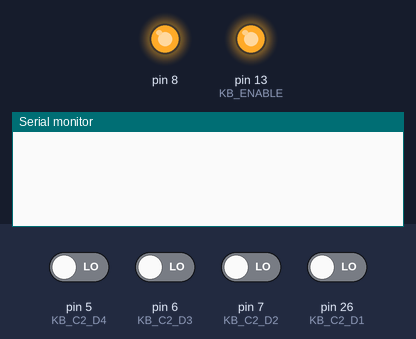
Bench run of a sketch on a simulated Arduino Leonardo, built for the host (arithmetic inside an expression is 32-bit, double 64-bit). On the bench: output pins drawn as LEDs (lit = HIGH), the last lines printed to the serial monitor. Inputs (shaded band) come from the test bench; at power-on: pin 5 (KB_C2_D4), pin 6 (KB_C2_D3), pin 7 (KB_C2_D2), pin 26 (KB_C2_D1) LOW. USB keyboard and mouse output is not drawn; pins used as bus, display or sensor lines are not drawn.

Above: at 1.2 s.
1.3 s: pin 5 (KB_C2_D4) driven HIGH
At 2.5 s:
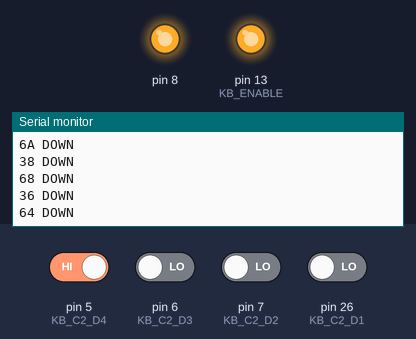
2.8 s: pin 6 (KB_C2_D3) driven HIGH
At 3.2 s:
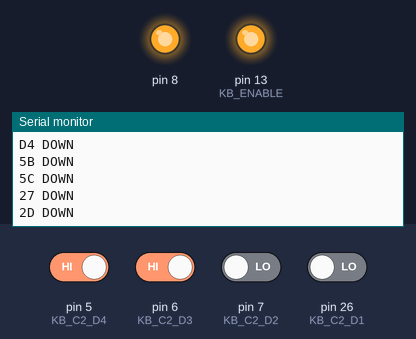
4.3 s: pin 7 (KB_C2_D2) driven HIGH
At 5.5 s:
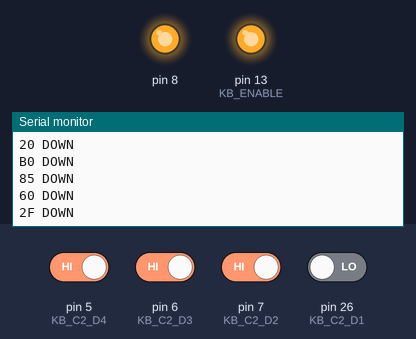
5.8 s: pin 5 (KB_C2_D4) driven LOW
At 6.7 s:
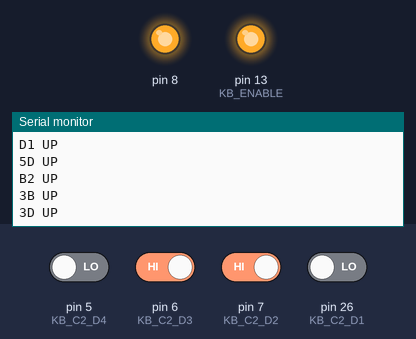
7.3 s: pin 6 (KB_C2_D3) driven LOW
At 7.8 s:
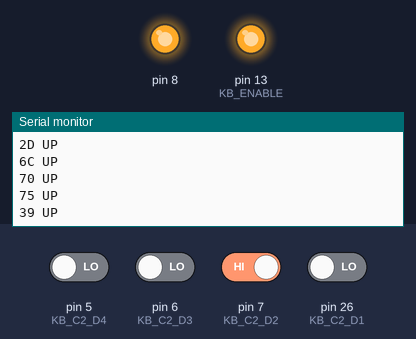
8.8 s: pin 7 (KB_C2_D2) driven LOW
At 10.1 s:
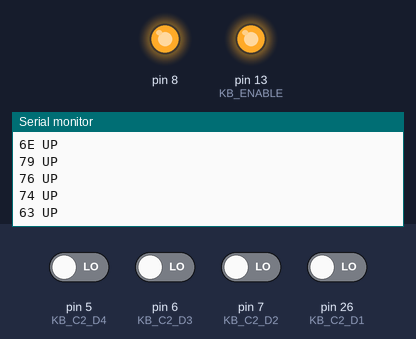
Timing chart, 0 to 11.3 s (numbered marks = the images above; inputs shaded):
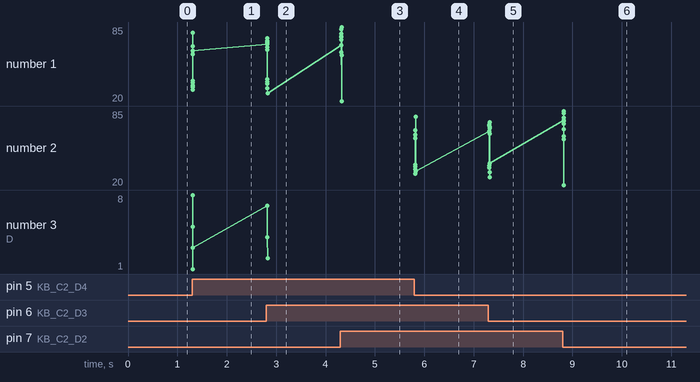

The sketch:

FamiKey.ino
```cpp
//#define USBCON


////////////////////////////////////////////////////////////////////////////////
// LIBRARY INCLUDES
////////////////////////////////////////////////////////////////////////////////
#include <Keyboard.h>
//#include <HID-Project.h>


////////////////////////////////////////////////////////////////////////////////
// CONFIG ALL THE THINGS
////////////////////////////////////////////////////////////////////////////////
#define KB_RESET    (11)
#define KB_COL_SEL  (12)
#define KB_ENABLE   (13)

#define KB_C2_D1    (26)
#define KB_C2_D2    ( 7)
#define KB_C2_D3    ( 6)
#define KB_C2_D4    ( 5)

#define COLUMNS     (18)
#define ROWS        ( 4)

#define DEBOUNCE    ( 5)


////////////////////////////////////////////////////////////////////////////////
// KEY CODE STATUS
////////////////////////////////////////////////////////////////////////////////
byte key_state[COLUMNS];
byte key_clean[COLUMNS * ROWS];


////////////////////////////////////////////////////////////////////////////////
// CUSTOM KEY CODES NOT DEFINED BY ARDUINO
////////////////////////////////////////////////////////////////////////////////
#ifndef KEY_KANA
#define KEY_KANA (0x88)
#endif


////////////////////////////////////////////////////////////////////////////////
// KEY CODES
////////////////////////////////////////////////////////////////////////////////
const byte KEYS[]={

  // COL 01
  KEY_F8,
  KEY_RETURN,
  '[',
  ']',

  // COL 02
  KEY_KANA,         // KANA
  KEY_RIGHT_SHIFT,
  '\\',             // ¥ |
  KEY_BACKSPACE,    // STOP

  // COL 03
  KEY_F7,
  '`',              // @
  '\'',             // :
  ';',              // ;

  // COL 04
  KEY_RIGHT_ALT,    // _
  '/',              // /
  '-',              // - =
  '=',              // ^

  // COL 05
  KEY_F6,
  'o',
  'l',
  'k',

  // COL 06
  '.',
  ',',
  'p',
  '0',

  // COL 07
  KEY_F5,
  'i',
  'u',
  'j',

  // COL 08
  'm',
  'n',
  '9',
  '8',

  // COL 09
  KEY_F4,
  'y',
  'g',
  'h',

  // COL 10
  'b',
  'v',
  '7',
  '6',

  // COL 11
  KEY_F3,
  't',
  'r',
  'd',

  // COL 12
  'f',
  'c',
  '5',
  '4',

  // COL 13
  KEY_F2,
  'w',
  's',
  'a',

  // COL 14
  'x',
  'z',
  'e',
  '3',

  // COL 15
  KEY_F1,
  KEY_ESC,
  'q',
  KEY_LEFT_CTRL,

  // COL 16
  KEY_LEFT_SHIFT,
  KEY_LEFT_GUI,   // GRPH
  '1',
  '2',

  // COL 17
  KEY_HOME,
  KEY_UP_ARROW,
  KEY_RIGHT_ARROW,
  KEY_LEFT_ARROW,

  // COL 18
  KEY_DOWN_ARROW,
  ' ',
  KEY_DELETE,
  KEY_INSERT
};


////////////////////////////////////////////////////////////////////////////////
// SLOW DOWN CLOCK PULSES TO NOT OVERWHELM THE YE OLD FAMICOM KEYBOARD!
// NOTE: lower delay values caused very frequent read errors from the keyboard
////////////////////////////////////////////////////////////////////////////////
void delayWrite(int pin, int value) {
  digitalWrite(pin, value);
  delayMicroseconds(50);
}


////////////////////////////////////////////////////////////////////////////////
// INIT ALL THE THINGS
////////////////////////////////////////////////////////////////////////////////
void setup() {
  // SETUP USB HID KEYBOARD
  Keyboard.begin();

  // ZERO OUT ALL EXISTING KEY STATES
  for (auto i=0; i<COLUMNS; i++) {
    key_state[i] = 0;
  }

  // ZERO OUT ALL DEBOUNCE DATA
  for (auto i=0; i<COLUMNS*ROWS; i++) {
    key_clean[i] = 0;
  }


  // FIXING HARDWARE BUGS
  pinMode(15, INPUT_PULLDOWN);
  pinMode(8,  OUTPUT);
  digitalWrite(8, HIGH);


  // SETUP DATA INPUT REGISTERS
  pinMode(KB_C2_D1,       INPUT_PULLDOWN);
  pinMode(KB_C2_D2,       INPUT_PULLDOWN);
  pinMode(KB_C2_D3,       INPUT_PULLDOWN);
  pinMode(KB_C2_D4,       INPUT_PULLDOWN);

  // SETUP CONTROL REGISTERS
  pinMode(KB_RESET,       OUTPUT);
  pinMode(KB_ENABLE,      OUTPUT);
  pinMode(KB_COL_SEL,     OUTPUT);

  // INITIALIZE KEYBOARD
  delayWrite(KB_RESET,    HIGH);
  delayWrite(KB_RESET,    LOW);
  delayWrite(KB_COL_SEL,  LOW);
  delayWrite(KB_ENABLE,   HIGH);
}


////////////////////////////////////////////////////////////////////////////////
// READ ME SOME BUTT-ONZ
////////////////////////////////////////////////////////////////////////////////
void loop() {
  byte new_state;
  byte col = 0;
  char buff[32];

  for (auto i=0; i<COLUMNS; i++) {
    new_state = digitalRead(KB_C2_D1) << 0
              | digitalRead(KB_C2_D2) << 1
              | digitalRead(KB_C2_D3) << 2
              | digitalRead(KB_C2_D4) << 3;

    // PROCESS KEY INPUT
    for (auto x=0; x<ROWS; x++) {
      byte *clean = &key_clean[(i * ROWS) + x];
      byte bit1   = (new_state    >> x) & 0x01;
      byte bit2   = (key_state[i] >> x) & 0x01;

      // KEY IS UNCHANGED, DO NOTHING
      if (bit1 == bit2) {
        *clean = 0;

      // KEY IS CHANGED,
      // DO SOMETHING IF CONSISTENT FOR (DEBOUNCE) "TICKS"
      // THIS THRESHOLD HANDLES THE "DEBOUNCE" MECHANIC
      } else if (++*clean >= DEBOUNCE) {
        *clean = 0;

        byte key_code = KEYS[(i << 2) + x];


        // KEY IS NOW PRESSED
        if (bit1) {
          Keyboard.press(key_code);
          key_state[i] |= (1 << x);

          sprintf(buff, "%02X DOWN\n", key_code);
          Serial.write(buff);


        // KEY IS RELEASED
        } else {
          Keyboard.release(key_code);
          key_state[i] &= ~(1 << x);

          sprintf(buff, "%02X UP\n", key_code);
          Serial.write(buff);
        }
      }
    }

    // TOGGLE COL SELECT PULSE LINE
    delayWrite(KB_COL_SEL, (++col & 0x01));
  }

  // RESET COLUMN
  delayWrite(KB_COL_SEL,  LOW);

  // RESET ROW
  delayWrite(KB_RESET,    HIGH);
  delayWrite(KB_RESET,    LOW);
}
```

Measured:
- after the input at 1.3 s, the serial monitor: prints a new line at once (image 1)
- after the input at 2.8 s, the serial monitor: prints a new line at once (image 2)
- after the input at 4.3 s, the serial monitor: prints a new line at once (image 3)
- after the input at 5.8 s, the serial monitor: prints a new line at once (image 4)
- after the input at 7.3 s, the serial monitor: prints a new line at once (image 5)
- after the input at 8.8 s, the serial monitor: prints a new line at once (image 6)
- plotted number 1: 64 → 27 after the input at 2.8 s, 27 → 60 after the input at 4.3 s
- plotted number 2: 32 → 39 after the input at 7.3 s, 39 → 63 after the input at 8.8 s
